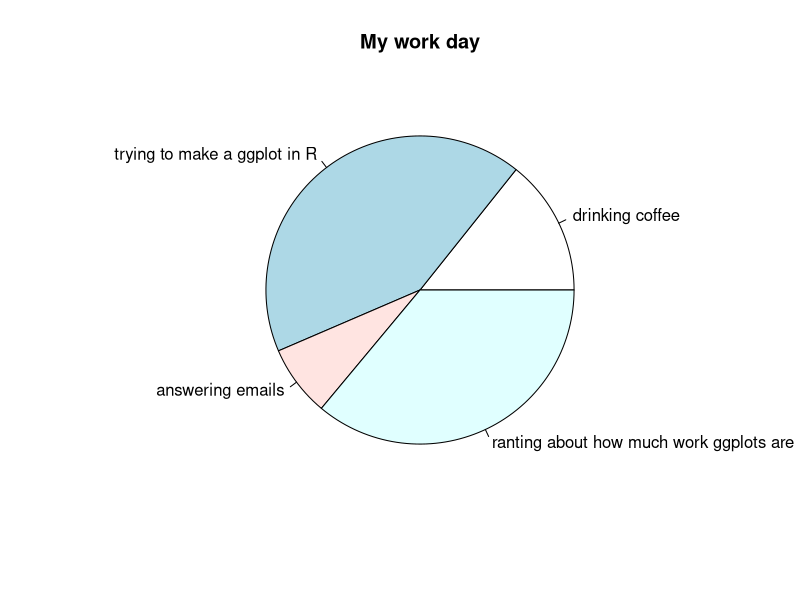

Here is the R script that generated this plot:
#
# Some example code for the collaboration --------------------------------------
#
#John's changes

# Create data for the graph.
x <- c(21, 62, 11, 53)
labels <- c("drinking coffee", "trying to make a ggplot in R", "answering emails", "ranting about how much work ggplots are")


# Plot the chart.
pie(x,labels, main = "My work day")

